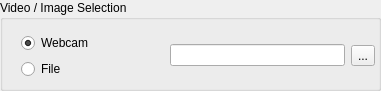
   <widget class="QGroupBox" name="selectPath_groupBox">
    <property name="geometry">
     <rect>
      <x>10</x>
      <y>70</y>
      <width>381</width>
      <height>91</height>
     </rect>
    </property>
    <property name="title">
     <string>Video / Image Selection</string>
    </property>
    <widget class="QWidget" name="selectPath_widget" native="true">
     <property name="geometry">
      <rect>
       <x>170</x>
       <y>30</y>
       <width>205</width>
       <height>51</height>
      </rect>
     </property>
     <layout class="QHBoxLayout" name="horizontalLayout">
      <item>
       <widget class="QLineEdit" name="videoPath_lineEdit"/>
      </item>
      <item>
       <widget class="QToolButton" name="selectPath_toolButton">
        <property name="text">
         <string>...</string>
        </property>
       </widget>
      </item>
     </layout>
    </widget>
    <widget class="QWidget" name="videoImageCamSelector_frame" native="true">
     <property name="geometry">
      <rect>
       <x>15</x>
       <y>30</y>
       <width>153</width>
       <height>51</height>
      </rect>
     </property>
     <layout class="QFormLayout" name="formLayout">
      <property name="fieldGrowthPolicy">
       <enum>QFormLayout::FieldsStayAtSizeHint</enum>
      </property>
      <property name="labelAlignment">
       <set>Qt::AlignLeading|Qt::AlignLeft|Qt::AlignVCenter</set>
      </property>
      <property name="formAlignment">
       <set>Qt::AlignLeading|Qt::AlignLeft|Qt::AlignVCenter</set>
      </property>
      <item row="0" column="1">
       <widget class="QRadioButton" name="selectCamSource_radioButton">
        <property name="text">
         <string>Webcam</string>
        </property>
        <property name="checked">
         <bool>true</bool>
        </property>
       </widget>
      </item>
      <item row="1" column="1">
       <widget class="QRadioButton" name="selectVideoSource_radioButton">
        <property name="text">
         <string>File</string>
        </property>
        <property name="checked">
         <bool>false</bool>
        </property>
       </widget>
      </item>
     </layout>
    </widget>
   </widget>
